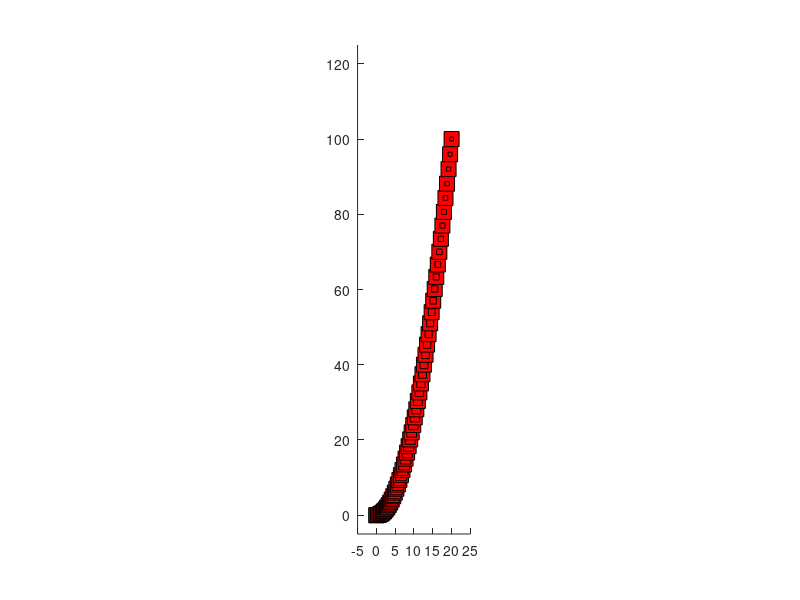

MATLAB code to generate this figure:
square = [-2, 2, 2, -2;-2, -2, 2, 2];
figure;
xmin = -5;
xmax = 25;
ymin = -5;
ymax = 125;
axis equal
axis([xmin xmax ymin ymax])
hold on
N = 50;
t = linspace(0,20,N); 
trajectory = 1/4*t.^2;
scale = linspace(1,0.25,N);
for i = 1:N
    % object moving along projectile
    h = fill(square(1,:) + t(i),square(2,:) + trajectory(i),'r');
    hold on;
    % scales the figure from 100% to 25%
    fill(scale(i)*square(1,:) + t(i), scale(i)*square(2,:) + trajectory(i), 'r');
    hold on;
    pause(0.3)
end